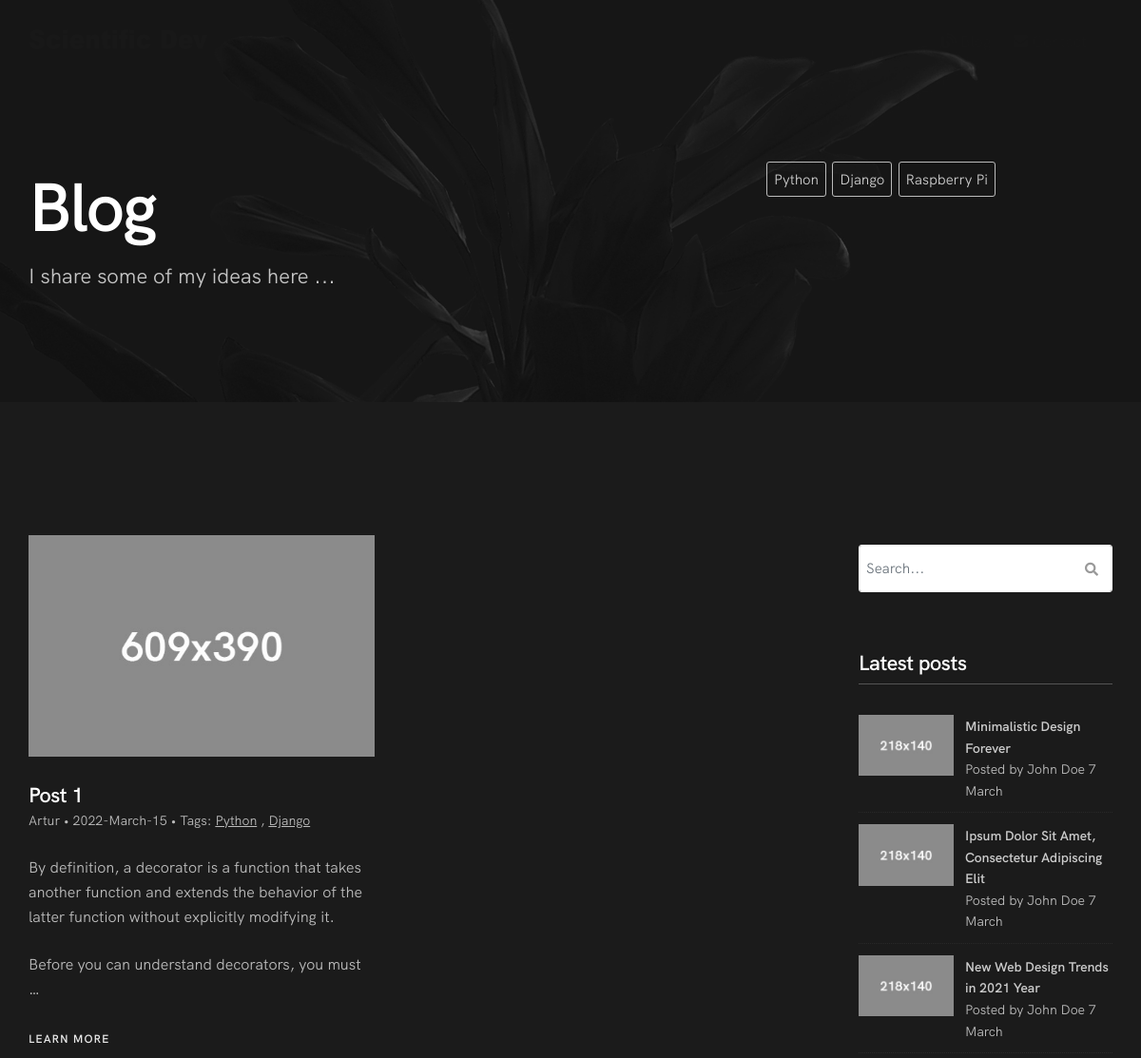
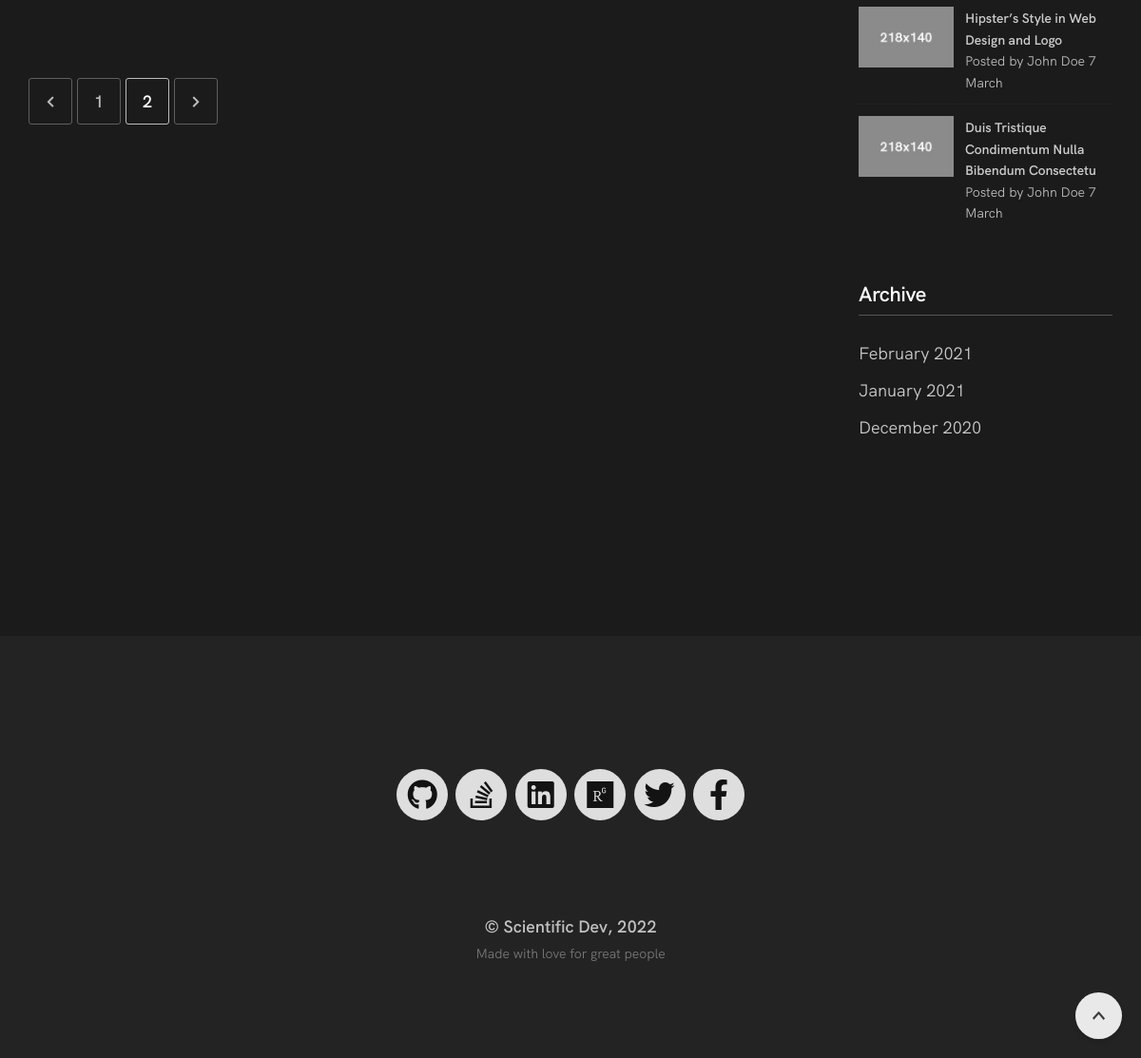
Screenshot of /blog/?page=2 with the database file from the repository (2 pictures, top to bottom).
### blog/models.py (models this page shows, shortened)
class Post(models.Model):
    STATUS_CHOICES = (
        ('draft', 'Draft'),
        ('published', 'Published'),
    )
    title = models.CharField(max_length=250)
    slug = models.SlugField(max_length=250,
                            unique_for_date='publish')
    author = models.ForeignKey(User,
                               on_delete=models.CASCADE,
                               related_name='blog_posts')
    body = HTMLField('Content')
    photo = models.ImageField(upload_to='blog',
                              default='')
    publish = models.DateTimeField(default=timezone.now)
    created = models.DateTimeField(auto_now_add=True)
    updated = models.DateTimeField(auto_now=True)
    status = models.CharField(max_length=10,
                              choices=STATUS_CHOICES,
                              default='draft')
    objects = models.Manager()      # The default manager
    published = PublishedManager()  # Custom manager
    drafted = DraftedManager()      # Custom manager
    tags = TaggableManager()
    class Meta:
        ordering = ('-publish',)
    def get_absolute_url(self):
        return reverse('blog:post_detail',
                       args=[self.publish.year,
                             self.publish.month,
                             self.publish.day, self.slug])

### blog/views.py (the view)
# urls.py: path('', views.post_list, name='post_list'),
def post_list(request, tag_slug=None):
    object_list = Post.published.all()
    tag = None
    all_tags = Tag.objects.all()
    if tag_slug:
        tag = get_object_or_404(Tag, slug=tag_slug)
        object_list = object_list.filter(tags__in=[tag])
    paginator = Paginator(object_list, 3)  # 3 posts in each page
    page = request.GET.get('page')
    try:
        posts = paginator.page(page)
    except PageNotAnInteger:
        posts = paginator.page(1)
    except EmptyPage:
        posts = paginator.page(paginator.num_pages)
    return render(request,
                  'blog/list.html',
                  {'page': page,
                   'posts': posts,
                   'all_tags': all_tags,
                   'tag': tag})

### blog/models.py (called while the page is built)
    def get_queryset(self):
        return super().get_queryset().filter(status='published')

### templates/blog/list.html
{%  extends 'base.html' %}
{%  load static %}
{%  block content %}
    <main id="main">
                <section class="small-section bg-dark-alfa-50 bg-scroll light-content" data-background="{%  static 'images/full-width-images/section-bg-19.jpg' %}" id="home">
                    <div class="container relative pt-70">
                        <div class="row">
                            <div class="col-md-8">
                                <div class="wow fadeInUpShort" data-wow-delay=".1s">
                                    <h1 class="hs-line-7 mb-20 mb-xs-10">Blog</h1>
                                </div>
                                <div class="wow fadeInUpShort" data-wow-delay=".2s">
                                    <p class="hs-line-6 opacity-075 mb-20 mb-xs-0">
                                        I share some of my ideas here ...
                                    </p>
                                </div>
                            </div>
                            <div class="col-md-4">
                                <div class="widget">
                                    <div class="widget-body">
                                        <div class="tags">
                                            {% for tag in all_tags %}
                                                <a href="{% url 'blog:post_list_by_tag' tag.slug %}">
                                                    {{ tag.name }}
                                                </a>
                                            {% endfor %}
                                        </div>
                                    </div>
                                </div>
                            </div>
                        </div>
                    </div>
                </section>
                <section class="page-section bg-dark light-content">
                    <div class="container relative">
                        <div class="row">
                            <div class="col-md-8 mb-sm-80">
                                <div class="row">
                                    {% for post in posts %}
                                        <div class="col-sm-6 mb-60 mb-xs-40">
                                        <div class="post-prev-img">
                                            <a href="{{ post.get_absolute_url }}" tabindex="-1"><img src="{{ post.photo.url }}" alt="" class="wow scaleOutIn" data-wow-duration="1.2s" /></a>
                                        </div>
                                        <div class="post-prev-title">
                                            <a href="{{ post.get_absolute_url }}">{{ post.title }}</a>
                                        </div>
                                        <div class="post-prev-info">
                                            {{ post.author.first_name }} •
                                            {{ post.created|date:'Y-N-d' }} •
                                            Tags:
                                            {% for tag in post.tags.all %}
                                                <a href="{% url 'blog:post_list_by_tag' tag.slug %}">
                                                    <u>{{ tag.name }}</u>
                                                </a>
                                                {% if not forloop.last %}, {% endif %}
                                            {% endfor %}
                                        </div>
                                        <div class="post-prev-text">
                                            {{  post.body|safe|truncatewords:30|linebreaks }}
                                        </div>
                                        <div class="post-prev-more">
                                            <a href="{{ post.get_absolute_url }}" class="text-link" tabindex="-1">Learn More</a>
                                        </div>
                                    </div>
                                    {%  endfor %}
                                </div>
                                 {% if posts.has_other_pages %}
                                    <div class="pagination mt-30 mt-xs-10">
                                        <a href="?page=1"><i class="fa fa-chevron-left"></i></a>
                                        {% for i in posts.paginator.page_range %}
                                            {% if posts.number == i %}
                                                <a href="" class="active" disabled>{{ i }}</a>
                                            {% else %}
                                                <a href="?page={{ i }}">{{ i }}</a>
                                            {% endif %}
                                        {% endfor %}
                                        <a href="?page={{ posts.paginator.num_pages }}"><i class="fa fa-chevron-right"></i></a>
                                    </div>
                                {% endif %}
                            </div>
                            <div class="col-md-4 col-lg-3 offset-lg-1 mt-10">
                                <div class="widget">
                                    <form class="form">
                                        <div class="search-wrap">
                                            <button class="search-button animate" type="submit" title="Start Search">
                                                <i class="fa fa-search"></i>
                                            </button>
                                            <input type="text" class="form-control search-field round" placeholder="Search...">
                                        </div>
                                    </form>
                                </div>
                                <div class="widget">
                                    <h3 class="widget-title">Latest posts</h3>
                                    <div class="widget-body">
                                        <ul class="clearlist widget-posts">
                                            <li class="clearfix">
                                                <a href=""><img src="{%  static 'images/blog/previews/post-prev-1.jpg' %}" alt="" width="100" class="widget-posts-img" /></a>
                                                <div class="widget-posts-descr">
                                                    <a href="#" title="">Minimalistic Design Forever</a>
                                                    Posted by John Doe 7 March
                                                </div>
                                            </li>
                                            <li class="clearfix">
                                                <a href=""><img src="{%  static 'images/blog/previews/post-prev-2.jpg' %}" alt="" width="100" class="widget-posts-img" /></a>
                                                <div class="widget-posts-descr">
                                                    <a href="#" title="">Ipsum Dolor Sit Amet, Consectetur Adipiscing Elit</a>
                                                    Posted by John Doe 7 March
                                                </div>
                                            </li>
                                            <li class="clearfix">
                                                <a href=""><img src="{%  static 'images/blog/previews/post-prev-3.jpg' %}" alt="" width="100" class="widget-posts-img" /></a>
                                                <div class="widget-posts-descr">
                                                    <a href="#" title="">New Web Design Trends in 2021 Year</a>
                                                    Posted by John Doe 7 March
                                                </div>
                                            </li>
                                            <li class="clearfix">
                                                <a href=""><img src="{%  static 'images/blog/previews/post-prev-4.jpg' %}" alt="" width="100" class="widget-posts-img" /></a>
                                                <div class="widget-posts-descr">
                                                    <a href="#" title="">Hipster’s Style in Web Design and Logo</a>
                                                    Posted by John Doe 7 March
                                                </div>
                                            </li>
                                            <li class="clearfix">
                                                <a href=""><img src="{%  static 'images/blog/previews/post-prev-5.jpg' %}" alt="" width="100" class="widget-posts-img" /></a>
                                                <div class="widget-posts-descr">
                                                    <a href="#" title="">Duis Tristique Condimentum Nulla Bibendum Consectetu</a>
                                                    Posted by John Doe 7 March
                                                </div>
                                            </li>
                                        </ul>
                                    </div>
                                </div>
                                <div class="widget">
                                    <h3 class="widget-title">Archive</h3>
                                    <div class="widget-body">
                                        <ul class="clearlist widget-menu">
                                            <li>
                                                <a href="#" title="">February 2021</a>
                                            </li>
                                            <li>
                                                <a href="#" title="">January 2021</a>
                                            </li>
                                            <li>
                                                <a href="#" title="">December 2020</a>
                                            </li>
                                        </ul>
                                    </div>
                                </div>
                            </div>
                        </div>
                    </div>
                </section>
            </main>
{%  endblock content %}

### rows the page displays
Tag: name "Python"
Tag: name "Django"
Tag: name "Raspberry Pi"
Post: photo (picture), title "Post 1", author.first_name "Artur", created "2022-March-15", body "By definition, a decorator is a function that takes another function and extends the behavior of the latter function without explicitly modifying it. Before you can understand decorators, you must …"

### other values shown
{{ i }} "1"
{{ i }} "2"
